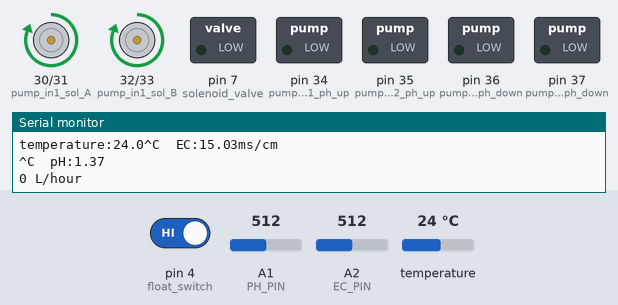
This sketch was run on a simulated Arduino Mega 2560, built with avr-gcc and run on an emulated ATmega2560. On the bench: motor-driver pin pairs drawn as motors (green arrow = first pin HIGH = forward, orange = second pin HIGH = backward, longer = more drive), switched loads named in the sketch (green lamp = pin HIGH), the last lines printed to the serial monitor. Inputs (shaded band) come from the test bench; at power-on: pin 4 (float_switch) HIGH, A1 (PH_PIN) = 512, A2 (EC_PIN) = 512, temperature 24 °C.

Above: at 7.3 s.
7.4 s: pin 4 (float_switch) driven LOW
At 12.6 s:
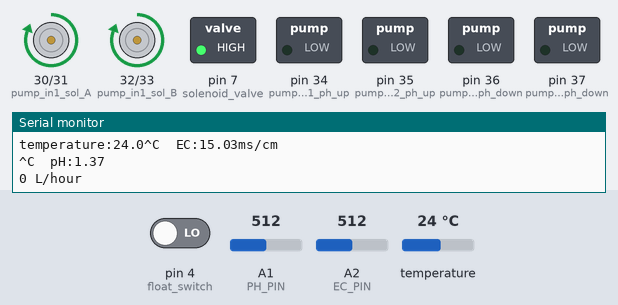
At 17.6 s:
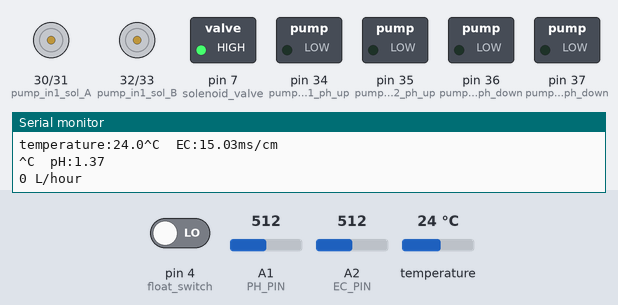
18.7 s: pin 4 (float_switch) driven HIGH
At 22.6 s:
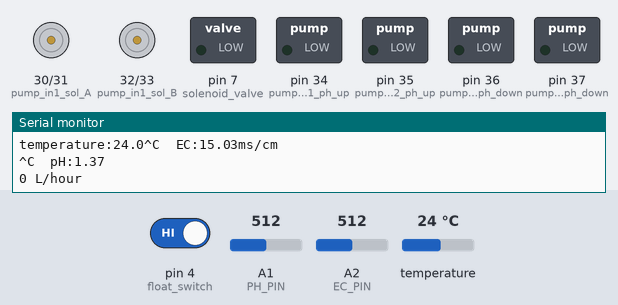
Timing chart, 0 to 24.1 s (numbered marks = the images above; inputs shaded):
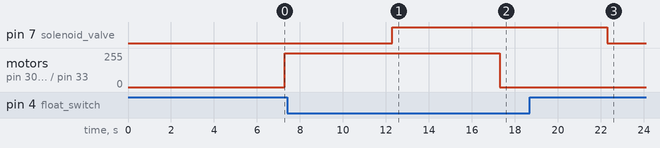

The sketch:

Automated_hydrophonics_Project.ino
```cpp
#include "pump_activation.h"
#include "read_sensor.h"

const int numReadings = 10;

float phReadings[numReadings];      // the readings from the analog input
int phReadIndex = 0;              // the index of the current reading
float phTotal = 0;                  // the running total
float phAverage = 5.5;                // the average

float ecReadings[numReadings];      // the readings from the analog input
int ecReadIndex = 0;              // the index of the current reading
float ecTotal = 0;                  // the running total
float ecAverage = 8.0;                // the average

//Float switch and solenoid vaalve
const int float_switch = 4;
const int solenoid_valve = 7;
int buttonState = 1; //reads pushbutton status

unsigned long float_time = 0;
const long solenoid_valve_interval = 1000;

//Water Flow sensor
volatile int flow_frequency; // Measures flow sensor pulses
unsigned int l_hour; // Calculated litres/hour
unsigned char flowsensor = 5; // Sensor Input
unsigned long currentTime;
unsigned long cloopTime;
void flow () // Interrupt function
{
   flow_frequency++;
}

void setup() {
  pinMode(float_switch, INPUT_PULLUP);
  pinMode(solenoid_valve, OUTPUT);
  pinMode(flowsensor, INPUT);
  digitalWrite(flowsensor, HIGH); // Optional Internal Pull-Up
  Serial.begin(115200);
  Pump::initialise();
  Sensors::initialise();
  sei(); // Enable interrupts
  currentTime = millis();
  cloopTime = currentTime;

  for (int phThisReading = 0; phThisReading < numReadings; phThisReading++) {
    phReadings[phThisReading] = 0;
  }
  for (int ecThisReading = 0; ecThisReading < numReadings; ecThisReading++) {
    ecReadings[ecThisReading] = 0;
  }
}


void loop() {
  // read sensors ~ EC and pH
  static unsigned long timepoint = millis();
  if (millis() - timepoint > 5000) {
    timepoint = millis();

    temperature = readTemperature();
    //ambient_temp_and_humidity();

    ecTotal = ecTotal - ecReadings[ecReadIndex];
    ecReadings[ecReadIndex] = read_ecSensor();
    ecTotal = ecTotal + ecReadings[ecReadIndex];
    ecReadIndex = ecReadIndex + 1;

    if (ecReadIndex >= numReadings) {
      // ...wrap around to the beginning:
      ecReadIndex = 0;
    }

    ecAverage = ecTotal / numReadings;
    //      Serial.print("average EC:");
    //      Serial.println(ecAverage);

    phTotal = phTotal - phReadings[phReadIndex];
    phReadings[phReadIndex] = read_phSensor();
    phTotal = phTotal + phReadings[phReadIndex];
    phReadIndex = phReadIndex + 1;

    if (phReadIndex >= numReadings) {
      // ...wrap around to the beginning:
      phReadIndex = 0;
    }

    phAverage = phTotal / numReadings;
    //      Serial.print("average pH:");
    //      Serial.println(phAverage);

    unsigned long currentMillis = millis();

    //Activate and de-activaete solenoid valve
    buttonState = digitalRead(float_switch);
    if (currentMillis - float_time >= solenoid_valve_interval){

       if (buttonState == LOW){
          digitalWrite(solenoid_valve, HIGH);
          //Serial.println( "WATER LEVEL - LOW"); //switch solenoid on
       }
       else {
          digitalWrite(solenoid_valve,LOW); //Switch solenoid off
          //Serial.println( "WATER LEVEL - HIGH" );
       }
       float_time = currentMillis;
    }

    //flow meter sensor readings
    if(currentMillis >= (cloopTime + 1000)){
      // Every second, calculate and print litres/hour
      cloopTime = currentMillis; // Updates cloopTime
      // Pulse frequency (Hz) = 7.5Q, Q is flow rate in L/min.
      l_hour = (flow_frequency * 60 / 7.5); // (Pulse frequency x 60 min) / 7.5Q = flowrate in L/hour
      flow_frequency = 0; // Reset Counter
      Serial.print(l_hour, DEC); // Print litres/hour
      Serial.println(" L/hour");
    }

    // Activate and deactivate pump
    pumpVal = 0.0;
    if (currentMillis - previousMillis >= pumpShutOffInterval) {
      previousMillis, pumpVal = check_activate_pump(currentMillis, phAverage, ecAverage, phLowerThreshold, phUpperThreshold, ecLowerThreshold );

    }
    if (currentMillis - previousMillis >= pumpOnInterval) {
      deactivate_pump();
    }
  }
}
```

pump_activation.h
```cpp
// motor one - Solution A
//int enA = 13;
const int pump_in1_sol_A = 30;
const int pump_in2_sol_A = 31;

// motor two - Solution B
// enB = 12;
const int pump_in1_sol_B = 32;
const int pump_in2_sol_B = 33;

//motor ph up pin
const int pump_in1_ph_up =  34;
const int pump_in2_ph_up =  35;

//motor ph down pin
const int pump_in1_ph_down =  36;
const int pump_in2_ph_down = 37;


//pump_activation parameters
float pumpVal;
float phUpperThreshold = 6.3;
float phLowerThreshold = 0;
float ecLowerThreshold = 1.8;
const long pumpShutOffInterval = 350000;// 5+ mins
const long pumpOnInterval = 7000;

unsigned long previousMillis = 300000;

namespace Pump {
  void initialise() {
  //nutrient dosing
    pinMode(pump_in1_sol_A, OUTPUT);
    pinMode(pump_in2_sol_A, OUTPUT);
    pinMode(pump_in1_sol_B, OUTPUT);
    pinMode(pump_in2_sol_B, OUTPUT);
  //ph up and down
    pinMode(pump_in1_ph_up, OUTPUT);
    pinMode(pump_in2_ph_up, OUTPUT);
    pinMode(pump_in1_ph_down, OUTPUT);
    pinMode(pump_in2_ph_down, OUTPUT);
  }
}
unsigned long check_activate_pump(unsigned long currentMillis, float phSensorValue, float ecSensorValue , float phLowerThreshold, float phUpperThreshold, float ecLowerThreshold )
//  Serial.print("ecSensorValue:");
//  Serial.print(ecSensorValue,1);
//  Serial.print("  EC Thresh:");
//  Serial.println(ecLowerThreshold,2);
//  Serial.print("  pH:");
//  Serial.print(phSensorValue,2);
//  Serial.print("  pH Thresh:");
//  Serial.println(phUpperThreshold,2);
{
  if (ecSensorValue < ecLowerThreshold) {
    previousMillis = currentMillis;
    digitalWrite(pump_in1_sol_A,HIGH);
    digitalWrite(pump_in2_sol_A,LOW);
    digitalWrite(pump_in1_sol_B,HIGH);
    digitalWrite(pump_in2_sol_B,LOW);
    pumpVal = ecSensorValue;
  }
  if (ecSensorValue > ecLowerThreshold && phSensorValue < phLowerThreshold)  {
    previousMillis = currentMillis;
    digitalWrite(pump_in1_ph_up,HIGH);
    digitalWrite(pump_in2_ph_up,LOW);
    pumpVal = phSensorValue;
  }
  if (ecSensorValue > ecLowerThreshold && phSensorValue > phUpperThreshold)  {
    previousMillis = currentMillis;
    digitalWrite(pump_in1_ph_down,HIGH);
    digitalWrite(pump_in2_ph_down,LOW);
    pumpVal = phSensorValue;
  }
  return previousMillis, pumpVal;
}

void deactivate_pump() {
    digitalWrite(pump_in1_sol_A,LOW);
    digitalWrite(pump_in2_sol_A,LOW);
    digitalWrite(pump_in1_sol_B,LOW);
    digitalWrite(pump_in2_sol_B,LOW);
    digitalWrite(pump_in1_ph_up,LOW);
    digitalWrite(pump_in2_ph_up,LOW);
    digitalWrite(pump_in1_ph_down,LOW);
    digitalWrite(pump_in2_ph_down,LOW);
}
```

read_sensor.h
```cpp
#include "DFRobot_PH.h"
#include "DFRobot_EC.h"
#include "DHT.h"
#include <OneWire.h>
#include <DallasTemperature.h>
#include <EEPROM.h>

#define PH_PIN A1
#define EC_PIN A2
#define ONE_WIRE_BUS 26

#define DHTPIN 8    // Digital pin connected to the DHT sensor
#define DHTTYPE DHT11   // DHT 11

OneWire oneWire(ONE_WIRE_BUS);
DallasTemperature sensors(&oneWire);
DHT dht(DHTPIN, DHTTYPE);
DFRobot_PH ph;
DFRobot_EC ec;

float voltage,phSensorValue, ecSensorValue,h,t,temperature = 25;
namespace Sensors {
  void initialise() {
    ph.begin();
    ec.begin();
    dht.begin();
  }
}

float readTemperature()
{
   sensors.requestTemperatures(); // Send the command to get temperature readings
   temperature = sensors.getTempCByIndex(0);
   return temperature;
}

float read_phSensor() {
  temperature = readTemperature();         // read your temperature sensor to execute temperature compensation
  voltage = analogRead(PH_PIN)/1024.0*5000;  // read the voltage
  phSensorValue = ph.readPH(voltage,temperature);  // convert voltage to pH with temperature compensation
//  Serial.print("temperature:");
//  Serial.print(temperature,1);
  Serial.print("^C  pH:");
  Serial.println(phSensorValue,2);
  return phSensorValue;
}

float read_ecSensor() {
  voltage = analogRead(EC_PIN)/1024.0*5000;  // read the voltage
  temperature = readTemperature();  // read your temperature sensor to execute temperature compensation
  ecSensorValue =  ec.readEC(voltage,temperature) - 0.5 ;  // convert voltage to EC with temperature compensation
  Serial.print("temperature:");
  Serial.print(temperature,1);
  Serial.print("^C  EC:");
  Serial.print(ecSensorValue,2);
  Serial.println("ms/cm");
  return ecSensorValue;
}

//DHT11 sensor values
float ambient_temp_and_humidity() {
  h = dht.readHumidity();
  t = dht.readTemperature();
  if (isnan(h) || isnan(t)) {
    Serial.println(F("Failed to read from DHT sensor!"));
    return;
  }
  else{
    return h,t;
  }
}
  //Serial.print(F(" Humidity: "));
  //Serial.print(h);
  //Serial.print(F("%  Temperature: "));
  //Serial.print(t);
  //Serial.println(F("°C "));
```

Measured:
- after the input at 7.4 s, pin 7 (solenoid_valve): LOW → HIGH after 4.9 s
- after the input at 18.7 s, pin 7 (solenoid_valve): HIGH → LOW after 3.6 s
